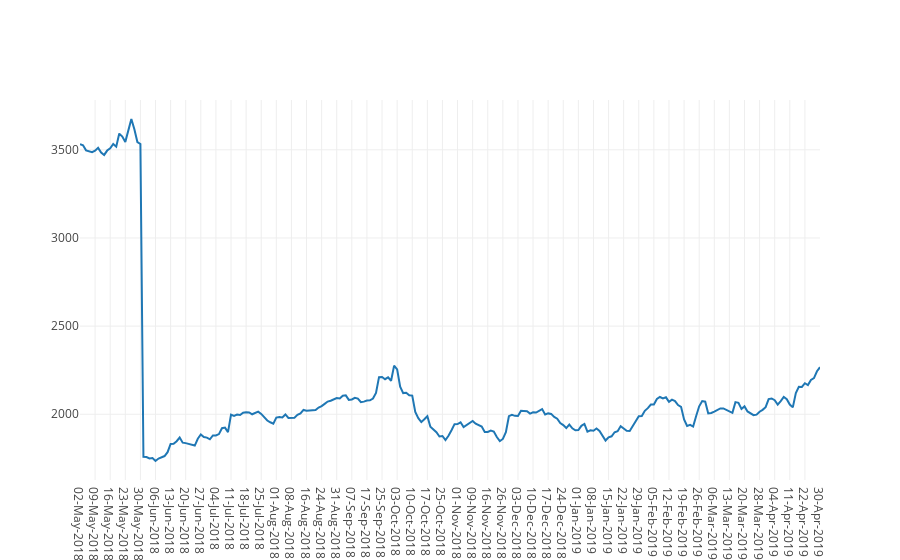

The notebook cell saved with this chart:
### Code cell
#time series plots
cmp = input("Enter company name: ")
df = pd.read_csv(cmp+'.csv')
trace = go.Scatter(x=df['Date'], 
                   y=df['High Price'])
fig = go.Figure(data=[trace])
py.offline.iplot(fig)

### Figure 1 — Plotly figure (JSON) as saved in the notebook; plotly's stock layout.template omitted (floating-point values rounded to 4 significant figures; data arrays with more than 128 entries replaced by an {"elided": "..."} marker saying what was removed)
{"data": [{"type": "scatter", "uid": "7fd2700d-2647-4cb0-90f5-eaeaecb35e05", "x": {"elided": "246 str values"}, "y": {"elided": "246 float values"}}], "layout": {}}
